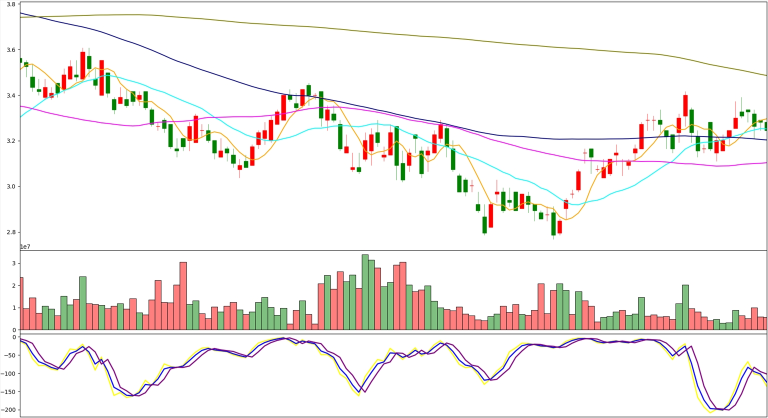
#> input picture round2/images_process/0cfd7265e70e45e38d96ae888d27fd9b.jpg, 1536 x 836 px, found by its file name (shown at 1/2 size)
$ python argumentation_utils.py
#> lines starting #> are read from the running program, lines starting #| are printed output that depends on the picture
from __future__ import absolute_import
from __future__ import print_function

import os
import re

import cv2

from  round2.images_process.arrary_utils import *

# 目前圖片上的主要顏色，依照RGB排列(請注意，OPENCV是BGR)

candlestickRed = [254, 0, 0]
candlestickGreen = [1, 128, 0]

volumnRed = [255, 127, 126]
volumnGreen = [128, 192, 127]

week_lineColor = [68, 165, 220]
month_lineColor = [0, 255, 255]
quarter_lineColor = [255, 0, 255]
semiannual_lineColor = [0, 0, 128]
annualColor = [128, 128, 54]

kdj_kColor = [250, 250, 77]
kdj_dColor = [0, 0, 255]
kdj_jColor = [9, 11, 113]


# [61 lines left out: functions load_img, list_pictures, resize, blackize, whitize, not called in this run]


def crop(img: Image, left: int, upper: int, right: int, lower: int):
    return img.crop([left, upper, right, lower])


def equal_color(img: Image, color):
    arr_img = cv2.cvtColor(np.array(img), cv2.COLOR_RGB2BGR)
    arr_img = cv2.resize(arr_img, (img.size[0] * 10, img.size[1] * 10))
    boundaries = []
    boundaries.append(([max(color[2] - 15, 0), max(color[1] - 15, 0), max(color[0] - 15, 0)],
                       [min(color[2] + 15, 255), min(color[1] + 15, 255), min(color[0] + 15, 255)]))
    for (lower, upper) in boundaries:
        lower = np.array(lower, dtype="uint8")
        upper = np.array(upper, dtype="uint8")

        # find the colors within the specified boundaries and apply
        # the mask
        mask = cv2.inRange(arr_img, lower, upper)
        res = cv2.bitwise_and(arr_img, arr_img, mask=mask)
        res = cv2.resize(res, (img.size[0], img.size[1]))
        cv2_im = cv2.cvtColor(res, cv2.COLOR_BGR2RGB)
        output_img = Image.fromarray(cv2_im)

        return output_img


if __name__ == '__main__':
    img = Image.open('0cfd7265e70e45e38d96ae888d27fd9b.jpg')
#> img is the input picture: PIL image 1536x836 RGB; mean R, G, B 242.7, 238.9, 236.4
    bimg = equal_color(img, kdj_kColor)
#> the loop in equal_color, `for (lower, upper) in boundaries:` made 1 pass
#> pass 1, in equal_color, `res = cv2.resize(res, (img.size[0], img.size[1]))`:
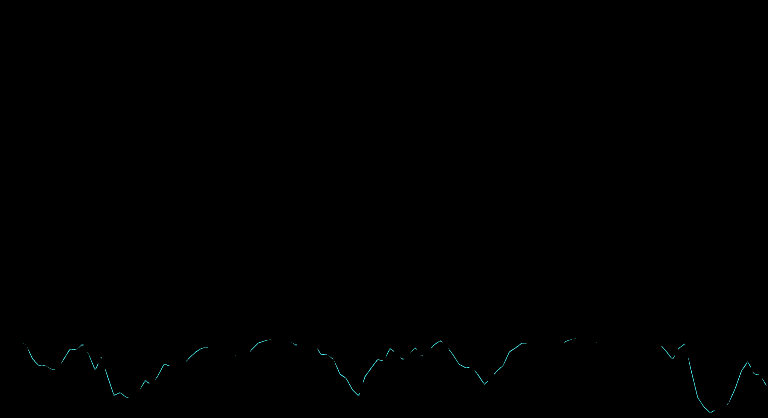
#> res: shape (836, 1536, 3) (shown at 1/2 size); mean R, G, B 0.1, 0.3, 0.3

    bimg.save('kdj_kColor_0cfd7265e70e45e38d96ae888d27fd9b.jpg')
